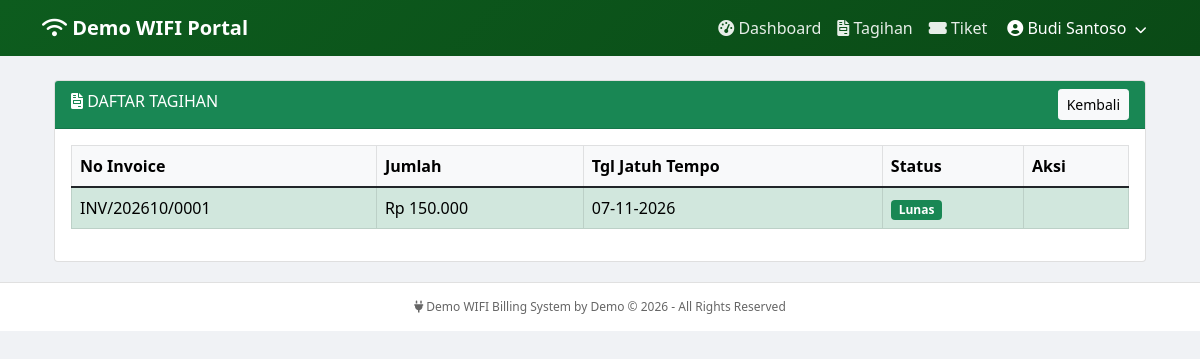
/portal/tagihan.php?error=invalid_invoice (signed in), run on the app's committed database.
### tables this page shows
CREATE TABLE `invoice` (
  `id` int(11) NOT NULL AUTO_INCREMENT,
  `pelanggan_id` int(11) DEFAULT NULL,
  `no_invoice` varchar(50) DEFAULT NULL,
  `jumlah` decimal(15,2) DEFAULT NULL,
  `status` enum('pending','paid','cancelled') DEFAULT 'pending',
  `tgl_terbit` datetime DEFAULT NULL,
  `tgl_jatuh_tempo` datetime DEFAULT NULL,
  `tgl_bayar` datetime DEFAULT NULL,
  `viewed_at` timestamp NULL DEFAULT NULL,
  PRIMARY KEY (`id`),
  UNIQUE KEY `no_invoice` (`no_invoice`),
  KEY `pelanggan_id` (`pelanggan_id`),
  CONSTRAINT `invoice_ibfk_1` FOREIGN KEY (`pelanggan_id`) REFERENCES `pelanggan` (`id`) ON UPDATE CASCADE
);

### portal/tagihan.php (the view, shortened to what this page needs)
<?php
include '../includes/header_portal.php';
try {
$pdo = Database::getInstance()->getConnection();
    $pdo->setAttribute(PDO::ATTR_ERRMODE, PDO::ERRMODE_EXCEPTION);
    $stmt = $pdo->prepare("SELECT * FROM pelanggan WHERE id_pelanggan = ?");
    $stmt->execute([$_SESSION['pelanggan_kode']]);
    $pelanggan = $stmt->fetch();
    $stmt_inv = $pdo->prepare("SELECT * FROM invoice WHERE pelanggan_id = ? ORDER BY id DESC");
    $stmt_inv->execute([$pelanggan['id']]);
    $invoices = $stmt_inv->fetchAll();
} catch(PDOException $e) {
    $error = $e->getMessage();
}
?>
<div class="container mt-4">
    <div class="card">
        <div class="card-header bg-success text-white">
            <i class="fas fa-file-invoice"></i> DAFTAR TAGIHAN
            <a href="dashboard.php" class="btn btn-sm btn-light float-end">Kembali</a>
        </div>
        <div class="card-body">
            <?php if (count($invoices) > 0): ?>
                <div class="table-responsive">
                    <table class="table table-bordered">
                        <thead class="table-light">
                            <tr>
                                <th>No Invoice</th>
                                <th>Jumlah</th>
                                <th>Tgl Jatuh Tempo</th>
                                <th>Status</th>
                                <th>Aksi</th>
                            </tr>
                        </thead>
                        <tbody>
                            <?php foreach ($invoices as $inv): ?>
                                <tr class="<?= $inv['status'] == 'pending' ? 'table-warning' : 'table-success' ?>">
                                    <td><?= $inv['no_invoice'] ?></td>
                                    <td>Rp <?= number_format($inv['jumlah'], 0, ',', '.') ?></td>
                                    <td><?= date('d-m-Y', strtotime($inv['tgl_jatuh_tempo'])) ?></td>
                                    <td>
                                        <?php if ($inv['status'] == 'paid'): ?>
                                            <span class="badge bg-success">Lunas</span>
                                        <?php else: ?>
                                            <span class="badge bg-warning">Pending</span>
                                        <?php endif; ?>
                                    <td>
                                </tr>
                            <?php endforeach; ?>
                        </tbody>
                    </table>
                </div>
            <?php else: ?>
                <div class="alert alert-info">Belum ada tagihan.</div>
            <?php endif; ?>
        </div>
    </div>
</div>
<?php include '../includes/footer_portal.php'; ?>

### includes/header_portal.php (style rules this page uses)
body { background: #f0f2f5; font-family: 'Segoe UI', sans-serif; }

### data on the page
invoice: no_invoice "INV/202610/0001", jumlah "150.000", tgl_jatuh_tempo "07-11-2026", status "Lunas"

### other printed values
$company_name "Demo WIFI"
$_SESSION['pelanggan_nama'] "Budi Santoso"
